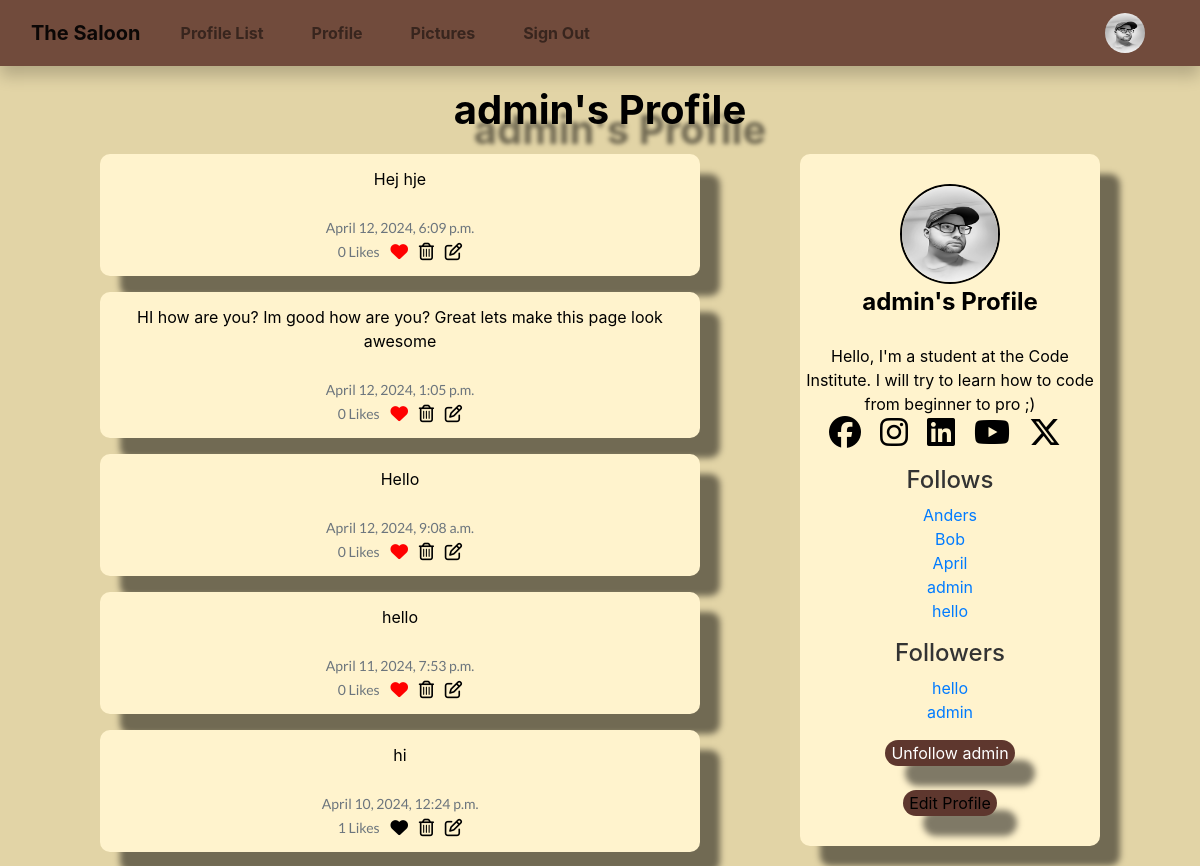
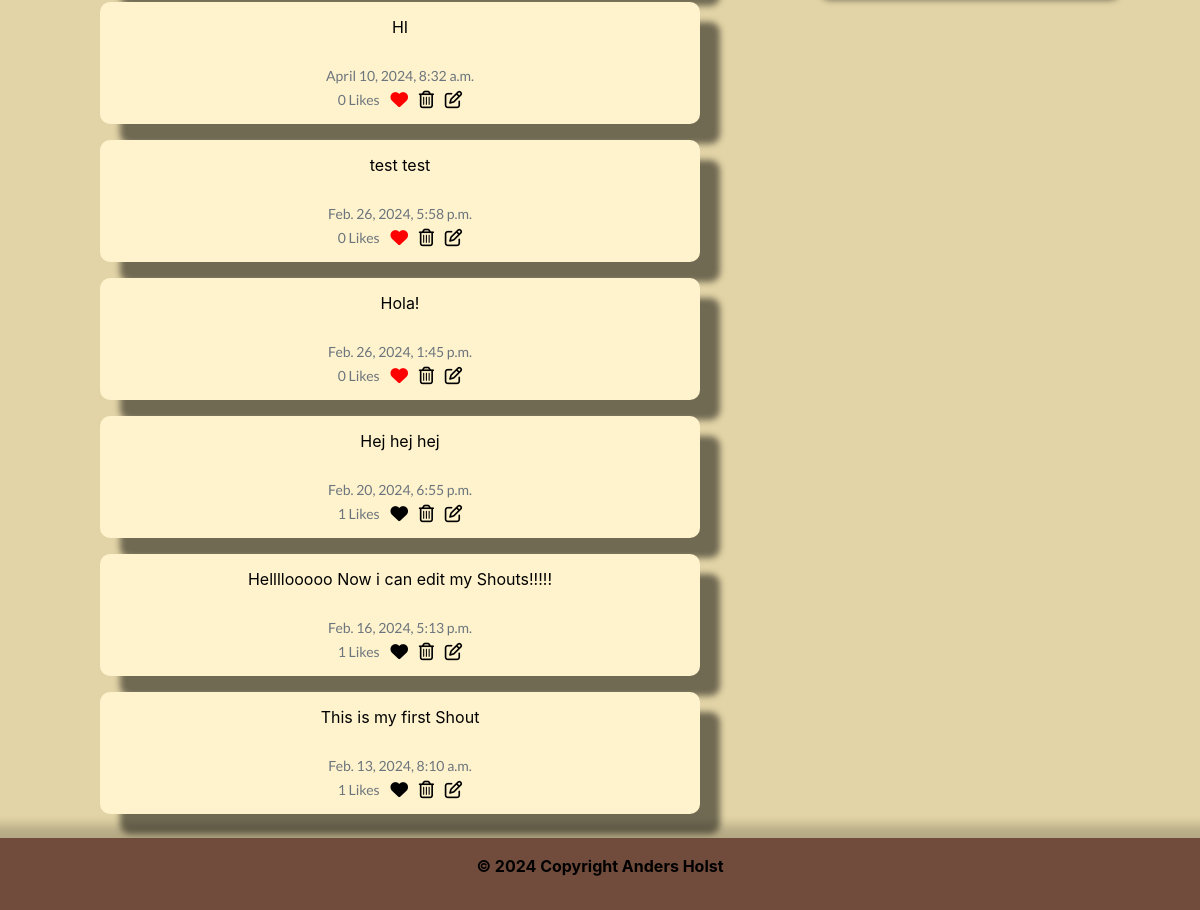
Screenshot of /profile/1 (signed in) with the database file from the repository (2 pictures, top to bottom).
### the_saloon/models.py (models this page shows, shortened)
class Profile(models.Model):
    user = models.OneToOneField(User, on_delete=models.CASCADE)
    follows = models.ManyToManyField("self",
                                     related_name="followed_by",
                                     symmetrical=False, blank=True)
    date_modified = models.DateTimeField(User, auto_now=True)
    profile_image = models.ImageField(
        null=True, blank=True, upload_to="media/image")
    profile_bio = models.CharField(null=True, blank=True, max_length=500)
    facebook_link = models.CharField(null=True, blank=True, max_length=100)
    instagram_link = models.CharField(
        null=True, blank=True, max_length=100)
    linkedin_link = models.CharField(null=True, blank=True, max_length=100)
    youtube_link = models.CharField(null=True, blank=True, max_length=100)
    x_link = models.CharField(null=True, blank=True, max_length=100)
    def __str__(self):
        return self.user.username

class Shout(models.Model):
    user = models.ForeignKey(
        User, related_name="shouts",
        on_delete=models.DO_NOTHING
    )
    body = models.CharField(max_length=200)
    created_at = models.DateTimeField(auto_now_add=True)
    likes = models.ManyToManyField(User, related_name="shout_like", blank=True)
    def number_of_likes(self):
        return self.likes.count()

### the_saloon/views.py (the view, shortened to what this page needs)
# urls.py: path('profile/<int:pk>', views.profile, name='profile'),
def profile(request, pk):
    if request.user.is_authenticated:
        profile = Profile.objects.get(user_id=pk)
        shouts = Shout.objects.filter(user_id=pk).order_by("-created_at")
        return render(request, "profile.html", {"profile": profile,
                                                "shouts": shouts})
    else:
        messages.success(request, ("You must login to see this page..."))
        return redirect('home')

### the_saloon/templates/profile.html (shortened to what this page needs)
{% extends 'base.html' %}
{% load static %}
{% block content %}
{% if profile %}
<h1 class="profil text-center">{{ profile.user.username }}'s Profile</h1>
<div class="container-fluid">
  <div class="row">
    <div id="profile-bio" class="col-xs-12 col-sm-12 col-md-3 order-md-3 text-center px-3 px-md-0">
          <div class="container1 mx-auto">
            <div class="image d-flex flex-column justify-content-center align-items-center">
      {% if profile.profile_image %}
      <img src="{{ profile.profile_image.url }}" height="100" width="100" class="profile rounded-circle"
        alt="profile_image">
      {% else %}
      <img src="{% static 'images/cowboy.png' %}" height="100" width="100" class="profile rounded-circle"
        alt="profile_image">
      {% endif %}
      <span class="name mb-4">
        {{ profile.user.username }}'s Profile
      </span>
      {% if profile.profile_bio %}
      <div class="bio">
        <span>
        {{ profile.profile_bio}}
        </span>
      </div>
      {% endif %}
      <div class="gap-3 mb-3 icons d-flex flex-row justify-content-center align-items-center">
        {% if profile.facebook_link %}
        <a href="{{ profile.facebook_link }}" target="new">
          <i class="face fa-2x fa-brands fa-facebook"></i></a>
        {% endif %}
        {% if profile.instagram_link %}
        <a href="{{ profile.instagram_link }}" target="new"><i class="inst fa-2x fa-brands fa-instagram"></i></a>
        {% endif %}
        {% if profile.linkedin_link %}
        <a href="{{ profile.linkedin_link }}" target="new"><i class="link fa-2x fa-brands fa-linkedin"></i></a>
        {% endif %}
        {% if profile.youtube_link %}
        <a href="{{ profile.youtube_link }}" target="new"><i class="you fa-2x fa-brands fa-youtube"></i></a>
        {% endif %}
        {% if profile.x_link %}
        <a href="{{ profile.x_link }}" target="new"><i class="x fa-2x fa-brands fa-x-twitter"></i></a>
        {% endif %}
      </div>
      <h5 class="follow"> Follows </h5>
      <p class="card-text">{% for following in profile.follows.all %}
        <a href="{% url 'profile' following.user.id %}">{{ following }}</a><br/>
        {% endfor %}
      <h5 class="follow"> Followers </h5>
      <p class="card-text">{% for following in profile.followed_by.all %}
        <a href="{% url 'profile' following.user.id %}">{{ following }}</a><br/>
        {% endfor %}
      <form method=POST>
        {% if profile in user.profile.follows.all %}
        <button class="btn-profile btn-outline" name="follow" value="unfollow" type="submit">
          Unfollow {{ profile.user.username|lower}}
        </button>
        {% else %}
        <button class="btn-profile btn-outline" name="follow" value="follow" type="submit">
          Follow {{ profile.user.username|lower}}
        </button>
        {% endif %}
        <br/><br/>
        {% if request.user.id == profile.user.id %}
        <button class="btn-profile btn-outline">
          <a class="edit" href="{% url 'update_user' %}">Edit Profile</a>
        </button>
        {% endif %}
      </form>
    </div>
          </div>
      </div>
      <div class="col-xs-12 col-sm-12 col-md-8 order-md-1 text-center">
          <div class="container2 mx-auto">
            {% if shouts%}
            {% for shout in shouts %}
            <div class="alert" role="alert">
              {{ shout.body }}<br/><br/>
              <small class="text-muted" style="font-family: Lato, serif;">
                {{ shout.created_at }}
                <br/>
                {{ shout.number_of_likes }} Likes
                &nbsp;&nbsp;
                {% if user in shout.likes.all %}
                <a href="{% url 'shout_like' shout.id %}"></a>
                {% else %}
                <a href="{% url 'shout_like' shout.id %}"></a>
                {% endif %}
                {% if request.user.username == profile.user.username %}
                <a href="{% url 'delete_shout' shout.id %}"></a>
                <a href="{% url 'edit_shout' shout.id %}"></a>
                {% endif %}
              </small>
            </div>
            {% endfor %}
            {% endif %}
          </div>
      </div>
  </div>
</div>
{% endif %}
{% endblock %}

### the_saloon/templates/navbar.html (shortened to what this page needs)
{% load static %}
<nav class="navbar navbar-expand-lg navbar-light navbar sticky-top">
  <div class="container-fluid">
    {% if user.is_authenticated %}
    <a class="navbar-brand" href="{% url 'home' %}">The Saloon</a>
    {% else %}
    <a class="navbar-brand" href="{% url 'login' %}">The Saloon</a>
    {% endif %}
    <div class="collapse navbar-collapse" id="navbarSupportedContent">
      <ul class="navbar-nav me-auto mb-2 mb-lg-0">
        {% if user.is_authenticated %}
        <li class="nav-item mx-3">
          <a class="nav-link" href="{% url 'profile_list' %}">Profile List</a>
        </li>
        <li class="nav-item mx-3">
          <a class="nav-link" href="{% url 'profile' request.user.id %}">Profile</a>
        </li>
        <li class="nav-item mx-3">
          <a class="nav-link" href="{% url 'upload_image' %}">Pictures</a>
        </li>
        <li class="nav-item mx-3">
          <a class="nav-link" href="{% url 'logout' %}">Sign Out</a>
        </li>
        {% else %}
        <li class="nav-item mx-3">
          <a class="nav-link" href="{% url 'register' %}">Sign Up</a>
        </li>
        {% endif %}
      </ul>
      {% if request.user.is_authenticated %}
        <ul class="navbar-nav ml-auto">
          <li class="nav-link navbar-brand">
            {% if profile.profile_image %}
            <a href="{% url 'profile' request.user.id %}">
              <img src="{{ user.profile.profile_image.url }}" class="rounded-circle"
               width="40" height="40" alt="profile_image"></a>
               {% else %}
            <a href="{% url 'profile' request.user.id %}">
              <img src="{% static 'images/cowboy.png' %}" height="40" width="40" class="rounded-circle"
              alt="profile_image"></a>
              {% endif %}
          </li>
        </ul>
      {% endif %}
    </div>
  </div>
</nav>

### social/static/css/style.css (style rules this page uses)
* { color: #000000; }
body { background-color: #E2D4A6; margin-bottom: 80px; }
div.alert { background-color: #FFF3CD; filter: drop-shadow(20px 20px 3px rgba(0, 0, 0, 0.5)); border-radius: 10px; color: #000000; }
a.navbar-brand { color: black; font-weight: bold; }
nav.navbar { width: 100%; box-sizing: border-box; background-color: #714B3C; box-shadow: 0 10px 15px 0 rgba(0,0,0,.2); font-weight: bold; color: #000000; }
#profile-bio { display: flex; overflow: auto; flex-direction: column; align-items: center; justify-content: center; background-color: #FFF3CD; padding: 20px; border-radius: 10px; filter: drop-shadow(20px 20px 3px rgba(0, 0, 0, 0.5)); height: 100%; padding: 30px; font-size: 1rem; }
.profile { border: 2px solid #000000; }
.name { font-size: 1.5em; font-weight: bold; }
.bio { font-size: 1em; color: #000000; }
.icons a { margin-right: 10px; }
.follow { font-size: 1.5em; color: #333; }
p.card-text { color: #000000; }
h1.profil { color: black; margin-bottom: 20px; margin-top: 20px; font-weight: bold; filter: drop-shadow(20px 20px 2px rgba(0, 0, 0, 0.5)); }
small.text-muted { margin-top: 20px; color: #000000; font-display: bold; }
button.btn-profile { background-color: #5e372e; border: none; border-radius: 2rem; color: white; filter: drop-shadow(20px 20px 3px rgba(0, 0, 0, 0.5)); }
a.edit { color: black; }
#profile-bio { flex: 1; }
.row { display: flex; flex-wrap: wrap; }
.container2 { max-width: 100%; width: 600px; margin: o auto; }
.container1 { max-width: 100%; margin: 0 auto; }

### rows the page displays
Profile: user.username "admin", profile_image (picture), profile_bio "Hello, I'm a student at the Code Institute. I will try to learn how to code from beginner to pro ;)"
Profile: user.username "Anders"
Profile: user.username "Bob"
Profile: user.username "April"
Profile: user.username "hello"
Shout: body "Hej hje", created_at "April 12, 2024, 6:09 p.m.", number_of_likes "0"
Shout: body "HI how are you? Im good how are you? Great lets make this page look awesome", created_at "April 12, 2024, 1:05 p.m.", number_of_likes "0"
Shout: body "Hello", created_at "April 12, 2024, 9:08 a.m.", number_of_likes "0"
Shout: body "hello", created_at "April 11, 2024, 7:53 p.m.", number_of_likes "0"
Shout: body "hi", created_at "April 10, 2024, 12:24 p.m.", number_of_likes "1"
Shout: body "HI", created_at "April 10, 2024, 8:32 a.m.", number_of_likes "0"
Shout: body "test test", created_at "Feb. 26, 2024, 5:58 p.m.", number_of_likes "0"
Shout: body "Hola!", created_at "Feb. 26, 2024, 1:45 p.m.", number_of_likes "0"
Shout: body "Hej hej hej", created_at "Feb. 20, 2024, 6:55 p.m.", number_of_likes "1"
Shout: body "Hellllooooo Now i can edit my Shouts!!!!!", created_at "Feb. 16, 2024, 5:13 p.m.", number_of_likes "1"
Shout: body "This is my first Shout", created_at "Feb. 13, 2024, 8:10 a.m.", number_of_likes "1"
